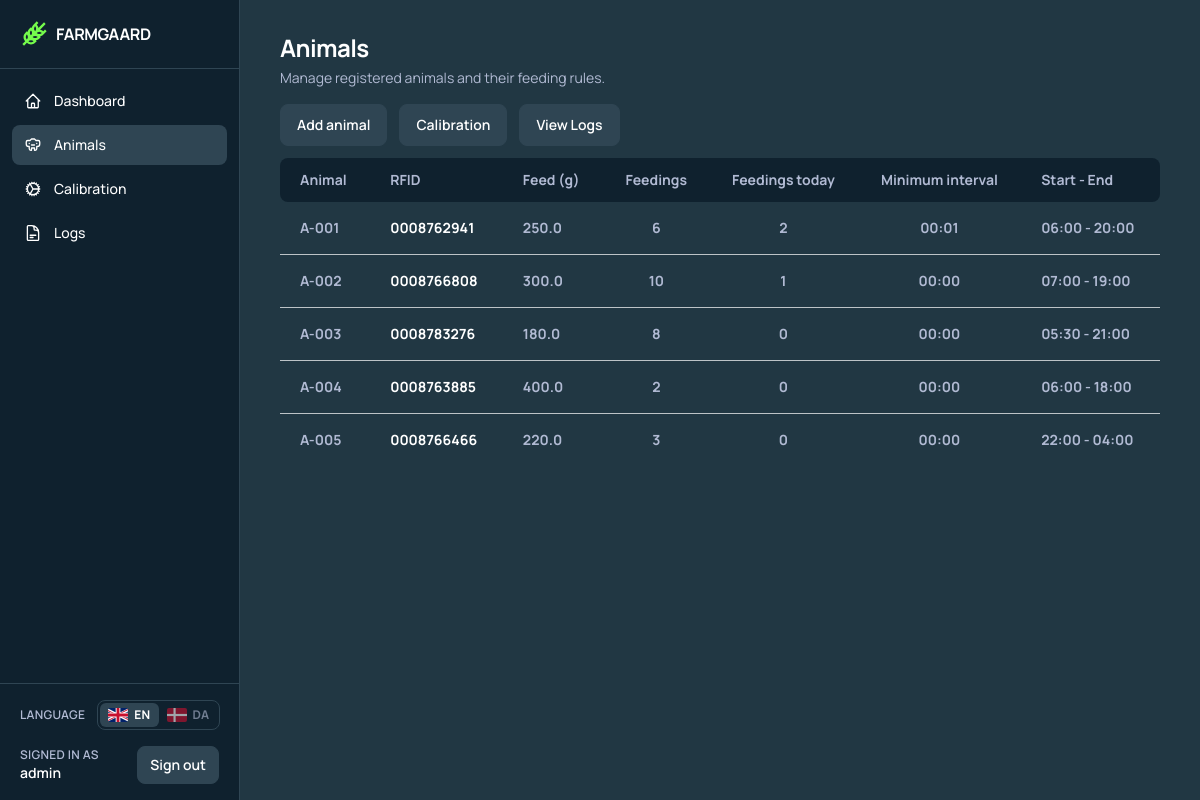
The page /animals (signed in) on the database its author committed.
### website/models.py (models this page shows, shortened)
class User(db.Model, UserMixin):
    __tablename__ = 'users'
    id = db.Column(db.Integer, primary_key=True)
    username = db.Column(db.String(50), unique=True, nullable=False)
    password_hash = db.Column(db.String(255), nullable=False)
    is_admin = db.Column(db.Boolean, default=False, nullable=False)

class Animal(db.Model):
    id = db.Column(db.Integer, primary_key=True)
    animal_number = db.Column(db.String(50), unique=True, nullable=False)
    rfid_tag = db.Column(db.String(10), unique=True, nullable=False)
    feed_amount = db.Column(db.Float, nullable=False)
    max_feedings_per_day = db.Column(db.Integer, nullable=False)
    min_minutes_between_feedings = db.Column(db.Integer, nullable=False, default=0)
    feeding_interval_start = db.Column(db.Time, nullable=False)
    feeding_interval_end = db.Column(db.Time, nullable=False)
    created_at = db.Column(db.DateTime, default=datetime.utcnow, nullable=False)
    feedings_today = db.Column(db.Integer, default=0, nullable=False)
    feedings_today_date = db.Column(db.Date, default=date.today, nullable=False)
    last_fed_at = db.Column(db.DateTime, nullable=True)

### website/views.py (the view)
@views.route('/animals')
@login_required
def animals():
    animals = Animal.query.all()
    for animal in animals:
        api.syncTodaysFeedings(animal)
    return render_template("animals.html", animals=animals)

### website/__init__.py (called while the page is built)
def select_locale():
    lang = request.cookies.get('lang')
    if lang in LANGUAGES:
        return lang
    return request.accept_languages.best_match(LANGUAGES) or 'en'

### website/api.py (called while the page is built)
def syncTodaysFeedings(animal):
    now = datetime.utcnow()
    today = now.date()
    start, end = animal.feeding_interval_start, animal.feeding_interval_end
    feeding_day = today
    if start is not None and end is not None and start > end and now.time() <= end:
        feeding_day = today - timedelta(days=1)
    if animal.feedings_today_date != feeding_day:
        animal.feedings_today = 0
        animal.feedings_today_date = feeding_day
        db.session.commit()

### website/templates/animals.html (shortened to what this page needs)
{% extends "base.html" %}
{% block content %}
<div class="mb-4">
  <h1 class="text-2xl font-bold tracking-tight text-primaryText">{{ _('Animals') }}</h1>
  <p class="mt-1 text-sm text-secondaryText">{{ _('Manage registered animals and their feeding rules.') }}</p>
</div>
<div class="mb-3 flex flex-wrap gap-3">
  <button id="addAnimalBtn" type="button" class="rounded-lg border border-buttonBorder px-4 py-2.5 text-sm font-semibold text-primaryText bg-hoverDarkBG hover:bg-hoverLightBG transition">{{ _('Add animal') }}</button>
  <a href="/calibration" class="rounded-lg border border-buttonBorder px-4 py-2.5 text-sm font-semibold text-primaryText bg-hoverDarkBG hover:bg-hoverLightBG transition">{{ _('Calibration') }}</a>
  <a href="/logs" class="rounded-lg border border-buttonBorder px-4 py-2.5 text-sm font-semibold text-primaryText bg-hoverDarkBG hover:bg-hoverLightBG transition">{{ _('View Logs') }}</a>
</div>
{% if animals %}
<div class="overflow-x-auto">
  <table class="w-full min-w-[720px] border-separate border-spacing-0">
    <thead>
      <tr>
        <th class="bg-darkBG px-5 py-3 text-left text-sm font-bold text-secondaryText rounded-l-lg">{{ _('Animal') }}</th>
        <th class="bg-darkBG px-5 py-3 text-left text-sm font-bold text-secondaryText">RFID</th>
        <th class="bg-darkBG px-5 py-3 text-left text-sm font-bold text-secondaryText whitespace-nowrap">{{ _('Feed (g)') }}</th>
        <th class="bg-darkBG px-5 py-3 text-center text-sm font-bold text-secondaryText">{{ _('Feedings') }}</th>
        <th class="bg-darkBG px-5 py-3 text-center text-sm font-bold text-secondaryText">{{ _('Feedings today') }}</th>
        <th class="bg-darkBG px-5 py-3 text-center text-sm font-bold text-secondaryText">{{ _('Minimum interval') }}</th>
        <th class="bg-darkBG px-5 py-3 text-left text-sm font-bold text-secondaryText rounded-r-lg">{{ _('Start - End') }}</th>
      </tr>
    </thead>
    <tbody>
      {% for animal in animals %}
      <tr
        data-animal-row
        tabindex="0"
        role="button"
        aria-label="{{ _('Edit animal') }} {{ animal.animal_number }}"
        data-id="{{ animal.id }}"
        data-animal_number="{{ animal.animal_number }}"
        data-rfid_tag="{{ animal.rfid_tag }}"
        data-feed_amount="{{ animal.feed_amount }}"
        data-max_feedings_per_day="{{ animal.max_feedings_per_day }}"
        data-min_interval="{{ '%02d:%02d' | format(animal.min_minutes_between_feedings // 60, animal.min_minutes_between_feedings % 60) }}"
        data-feeding_interval_start="{{ animal.feeding_interval_start.strftime('%H:%M') }}"
        data-feeding_interval_end="{{ animal.feeding_interval_end.strftime('%H:%M') }}"
        class="cursor-pointer transition hover:bg-hoverDarkBG focus:outline-none focus-visible:ring-2 focus-visible:ring-secondaryText/40"
      >
        <td class="px-5 py-4 text-sm font-bold text-secondaryText text-left whitespace-nowrap {% if not loop.first %}border-t border-white/70{% endif %}">
          {{ animal.animal_number }}
        </td>
        <td class="px-5 py-4 text-sm font-bold text-left whitespace-nowrap {% if not loop.first %}border-t border-white/70{% endif %}">
          {{ animal.rfid_tag }}
        </td>
        <td class="px-5 py-4 text-sm font-bold text-secondaryText text-left whitespace-nowrap {% if not loop.first %}border-t border-white/70{% endif %}">
          {{ animal.feed_amount }}
        </td>
        <td class="px-5 py-4 text-sm font-bold text-secondaryText text-center whitespace-nowrap {% if not loop.first %}border-t border-white/70{% endif %}">
          {{ animal.max_feedings_per_day}}
        </td>
        <td class="px-5 py-4 text-sm font-bold text-secondaryText text-center {% if not loop.first %}border-t border-white/70{% endif %}">
          {{ animal.feedings_today }}
        </td>
        <td class="px-5 py-4 text-sm font-bold text-secondaryText text-center whitespace-nowrap {% if not loop.first %}border-t border-white/70{% endif %}">
          {{ '%02d:%02d' | format(animal.min_minutes_between_feedings // 60, animal.min_minutes_between_feedings % 60) }}
        </td>
        <td class="px-5 py-4 text-sm font-bold text-secondaryText text-left whitespace-nowrap {% if not loop.first %}border-t border-white/70{% endif %}">
          {{ animal.feeding_interval_start.strftime('%H:%M') + " - " + animal.feeding_interval_end.strftime('%H:%M') }}
        </td>
      </tr>
      {% endfor %}
    </tbody>
  </table>
</div>
{% else %}
<p class="text-sm text-secondaryText">{{ _('No animals added yet.') }}</p>
{% endif %}
{% endblock %}

### website/templates/base.html (shortened to what this page needs)
<!DOCTYPE html>
<html lang="{{ current_lang }}">
  {% from "_language_switch.html" import language_switch with context %}
  <head>
    <script src="https://cdn.tailwindcss.com"></script>
  </head>
  <body class="bg-lightBG text-primaryText min-h-screen">
    {% block layout %}
    <div class="dsk:flex">
      <aside id="sidebar" class="hidden dsk:flex dsk:flex-col dsk:w-60 dsk:shrink-0 bg-darkBG border-b dsk:border-b-0 dsk:border-r border-buttonBorder dsk:min-h-screen">
        <a href="/" class="hidden dsk:flex items-center gap-2 px-5 py-5 border-b border-buttonBorder">
          <img src="{{ url_for('static', filename='wheat.svg') }}" alt="" class="h-7 w-7">
          <span class="font-bold tracking-tight text-primaryText">FARMGAARD</span>
        </a>
        <nav class="flex flex-col gap-1 p-3">
          {% for href, label, icon_path in nav_items %}
          {% set is_active = (href == '/' and request.path == '/') or (href != '/' and request.path.startswith(href)) %}
          <a
            href="{{ href }}"
            class="flex items-center gap-3 rounded-lg px-3 py-2.5 text-sm font-medium text-white transition-colors
              {% if is_active %}bg-hoverDarkBG{% else %}hover:bg-white/5{% endif %}"
          >
            <svg xmlns="http://www.w3.org/2000/svg" width="18" height="18" fill="none" stroke="currentColor" stroke-width="1.75" viewBox="0 0 24 24" class="shrink-0"><path stroke-linecap="round" stroke-linejoin="round" d="{{ icon_path }}"/></svg>
            {{ label }}
          </a>
          {% endfor %}
        </nav>
        {% if current_user.is_authenticated %}
        <div class="mt-auto dsk:sticky dsk:bottom-0 flex flex-col gap-4 border-t border-buttonBorder bg-darkBG px-5 py-4">
          <div class="flex items-center justify-between gap-3">
            <p class="text-xs font-semibold uppercase tracking-wide text-secondaryText">{{ _('Language') }}</p>
            {{ language_switch() }}
          </div>
          <div class="flex items-center justify-between gap-3">
          <div class="min-w-0">
            <p class="text-xs font-semibold uppercase tracking-wide text-secondaryText">{{ _('Signed in as') }}</p>
            <p class="truncate text-sm font-semibold text-primaryText">{{ current_user.username }}</p>
          </div>
          <form method="post" action="{{ url_for('auth.logout') }}">
            <button
              type="submit"
              class="rounded-lg border border-buttonBorder px-3 py-2 text-sm font-semibold text-primaryText bg-hoverDarkBG hover:bg-hoverLightBG transition focus:outline-none focus-visible:ring-2 focus-visible:ring-secondaryText/40"
            >
              {{ _('Sign out') }}
            </button>
          </form>
          </div>
        </div>
        {% endif %}
      </aside>
      <main class="flex-1 min-w-0 px-4 py-6 sm:px-6 lg:px-10 lg:py-8">
        {% block content %}{% endblock %}
      </main>
    </div>
    {% endblock %}
  </body>
</html>

### website/templates/_language_switch.html (shortened to what this page needs)
{% macro flag(code) %}
{% if code == 'en' %}
<svg viewBox="0 0 60 30" preserveAspectRatio="xMidYMid slice" aria-hidden="true" class="h-3.5 w-5 shrink-0 rounded-sm">
  <clipPath id="flagUkClip"><path d="M30,15 h30 v15 z v15 h-30 z h-30 v-15 z v-15 h30 z"/></clipPath>
  <rect width="60" height="30" fill="#012169"/>
  <path d="M0,0 L60,30 M60,0 L0,30" stroke="#FFFFFF" stroke-width="6"/>
  <path d="M0,0 L60,30 M60,0 L0,30" clip-path="url(#flagUkClip)" stroke="#C8102E" stroke-width="4"/>
  <path d="M30,0 v30 M0,15 h60" stroke="#FFFFFF" stroke-width="10"/>
  <path d="M30,0 v30 M0,15 h60" stroke="#C8102E" stroke-width="6"/>
</svg>
{% elif code == 'da' %}
<svg viewBox="0 0 37 28" preserveAspectRatio="xMidYMid slice" aria-hidden="true" class="h-3.5 w-5 shrink-0 rounded-sm">
  <rect width="37" height="28" fill="#C8102E"/>
  <rect x="12" width="4" height="28" fill="#FFFFFF"/>
  <rect y="12" width="37" height="4" fill="#FFFFFF"/>
</svg>
{% endif %}
{% endmacro %}
{% macro language_switch() %}
{% set names = {'en': 'English', 'da': 'Dansk'} %}
<form method="post" action="{{ url_for('views.set_language') }}" class="inline-flex rounded-lg border border-buttonBorder bg-darkBG p-0.5" aria-label="{{ _('Language') }}">
  {% for code in languages %}
  {% set active = code == current_lang %}
  <button
    type="submit"
    name="lang"
    value="{{ code }}"
    lang="{{ code }}"
    title="{{ names[code] }}"
    aria-pressed="{{ 'true' if active else 'false' }}"
    class="flex items-center gap-1.5 rounded-md px-2 py-1 text-xs font-bold uppercase tracking-wide transition focus:outline-none focus-visible:ring-2 focus-visible:ring-secondaryText/40
      {% if active %}bg-hoverDarkBG text-primaryText{% else %}text-secondaryText opacity-60 hover:opacity-100 hover:text-primaryText{% endif %}"
  >
    {{ flag(code) }}
    {{ code }}
  </button>
  {% endfor %}
</form>
{% endmacro %}

### website/templates/base.html (style rules this page uses)
body { font-family: 'Manrope', ui-sans-serif, system-ui, sans-serif; }

### rows shown on the page
User: username "admin"
Animal: animal_number "A-001", rfid_tag "0008762941", feed_amount "250.0", max_feedings_per_day "6", feedings_today "2", min_minutes_between_feedings "00:01", feeding_interval_start "06:00 - 20:00"
Animal: animal_number "A-002", rfid_tag "0008766808", feed_amount "300.0", max_feedings_per_day "10", feedings_today "1", min_minutes_between_feedings "00:00", feeding_interval_start "07:00 - 19:00"
Animal: animal_number "A-003", rfid_tag "0008783276", feed_amount "180.0", max_feedings_per_day "8", feedings_today "0", min_minutes_between_feedings "00:00", feeding_interval_start "05:30 - 21:00"
Animal: animal_number "A-004", rfid_tag "0008763885", feed_amount "400.0", max_feedings_per_day "2", feedings_today "0", min_minutes_between_feedings "00:00", feeding_interval_start "06:00 - 18:00"
Animal: animal_number "A-005", rfid_tag "0008766466", feed_amount "220.0", max_feedings_per_day "3", feedings_today "0", min_minutes_between_feedings "00:00", feeding_interval_start "22:00 - 04:00"

### other values the page prints
{{ label }} "Dashboard" "Animals" "Calibration" "Logs"
{{ code }} "EN" "DA"
